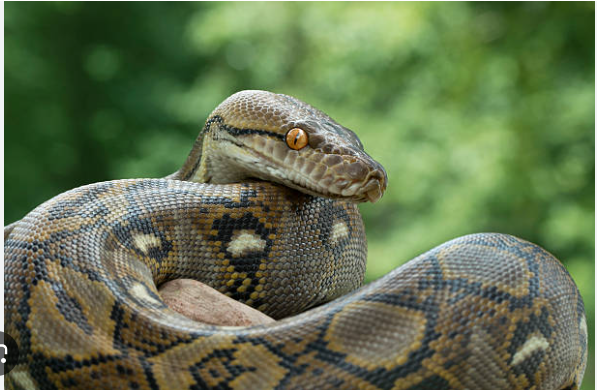
#> input picture Image Transformation and Manipulation/snake.png, 597 x 390 px, found by its file name
$ python cropped.py
#> lines starting #> are read from the running program, lines starting #| are printed output that depends on the picture
import cv2

image=cv2.imread("Image Transformation and Manipulation/snake.png")
#> image is the input picture: shape (390, 597, 3); mean B, G, R 78.5, 113.4, 97.8

if image is None:
    print("Not Loaded")
else:
    print("LOADED!!")

    cropped=image[100:200,50:150]
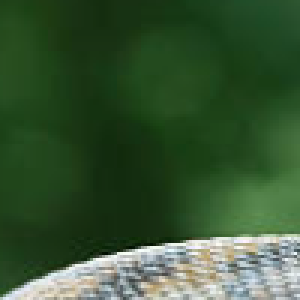
#> cropped: shape (100, 100, 3) (shown 3 times larger); mean B, G, R 51, 84.8, 55.4

    cv2.imshow("ORIGINAL BRO",image)
    cv2.imshow("CROPPED BRO",cropped)

    cv2.imwrite("cropped_image.png",cropped)
    cv2.waitKey(0)
    cv2.destroyAllWindows()
